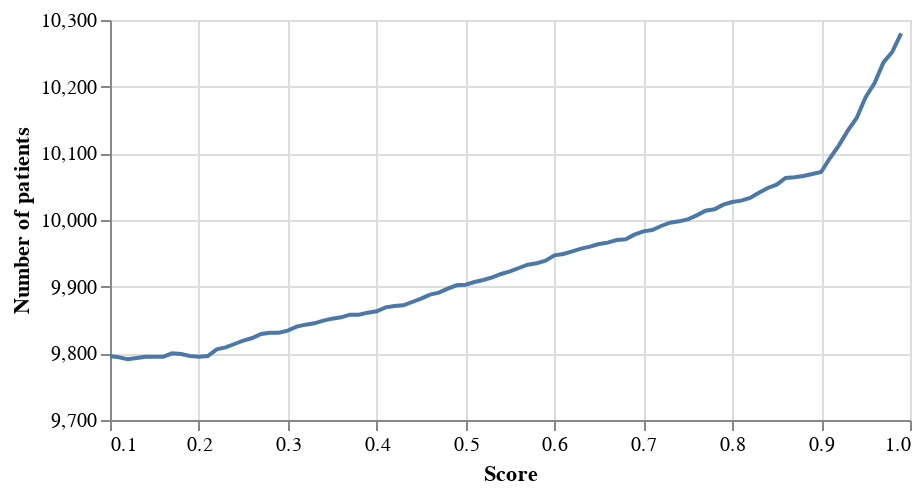

The code cell stored with this chart in its notebook:
### Markdown cell above
To find the best score to utilise on the function, we plot the number of unique patients as a function of the score

### Code cell
x = np.arange(0.1, 1.0, 0.01)
y = [deduplicate_proba(df_person, df_dedup_proba, score = a).unique_person_id.nunique() for a in x]
source = pd.DataFrame({'Score': x, 'Number of patients': y})
# Ploting result
alt.Chart(source).mark_line().encode(
    x='Score',
    y= alt.Y('Number of patients', scale=alt.Scale(domain=[9700,10300]))
).properties(height = 200)

### Figure 1 — Vega-Lite specification as saved in the notebook (floating-point values rounded to 4 significant figures)
{"config": {"view": {"continuousWidth": 400, "continuousHeight": 300}}, "data": {"name": "data-d3ec71c1ec43b0f99295de07819e3a3c"}, "mark": "line", "encoding": {"x": {"field": "Score", "type": "quantitative"}, "y": {"field": "Number of patients", "scale": {"domain": [9700, 10300]}, "type": "quantitative"}}, "height": 200, "$schema": "https://vega.github.io/schema/vega-lite/v4.17.0.json", "datasets": {"data-d3ec71c1ec43b0f99295de07819e3a3c": [{"Score": 0.1, "Number of patients": 9796}, {"Score": 0.11, "Number of patients": 9794}, {"Score": 0.12, "Number of patients": 9791}, {"Score": 0.13, "Number of patients": 9793}, {"Score": 0.14, "Number of patients": 9795}, {"Score": 0.15, "Number of patients": 9795}, {"Score": 0.16, "Number of patients": 9795}, {"Score": 0.17, "Number of patients": 9800}, {"Score": 0.18, "Number of patients": 9799}, {"Score": 0.19, "Number of patients": 9796}, {"Score": 0.2, "Number of patients": 9795}, {"Score": 0.21, "Number of patients": 9796}, {"Score": 0.22, "Number of patients": 9806}, {"Score": 0.23, "Number of patients": 9809}, {"Score": 0.24, "Number of patients": 9814}, {"Score": 0.25, "Number of patients": 9819}, {"Score": 0.26, "Number of patients": 9823}, {"Score": 0.27, "Number of patients": 9829}, {"Score": 0.28, "Number of patients": 9831}, {"Score": 0.29, "Number of patients": 9831}, {"Score": 0.3, "Number of patients": 9834}, {"Score": 0.31, "Number of patients": 9840}, {"Score": 0.32, "Number of patients": 9843}, {"Score": 0.33, "Number of patients": 9845}, {"Score": 0.34, "Number of patients": 9849}, {"Score": 0.35, "Number of patients": 9852}, {"Score": 0.36, "Number of patients": 9854}, {"Score": 0.37, "Number of patients": 9858}, {"Score": 0.38, "Number of patients": 9858}, {"Score": 0.39, "Number of patients": 9861}, {"Score": 0.4, "Number of patients": 9863}, {"Score": 0.41, "Number of patients": 9869}, {"Score": 0.42, "Number of patients": 9871}, {"Score": 0.43, "Number of patients": 9872}, {"Score": 0.44, "Number of patients": 9877}, {"Score": 0.45, "Number of patients": 9882}, {"Score": 0.46, "Number of patients": 9888}, {"Score": 0.47, "Number of patients": 9891}, {"Score": 0.48, "Number of patients": 9897}, {"Score": 0.49, "Number of patients": 9902}, {"Score": 0.5, "Number of patients": 9903}, {"Score": 0.51, "Number of patients": 9907}, {"Score": 0.52, "Number of patients": 9910}, {"Score": 0.53, "Number of patients": 9914}, {"Score": 0.54, "Number of patients": 9919}, {"Score": 0.55, "Number of patients": 9923}, {"Score": 0.56, "Number of patients": 9928}, {"Score": 0.57, "Number of patients": 9933}, {"Score": 0.58, "Number of patients": 9935}, {"Score": 0.59, "Number of patients": 9939}, {"Score": 0.6, "Number of patients": 9947}, {"Score": 0.61, "Number of patients": 9949}, {"Score": 0.62, "Number of patients": 9953}, {"Score": 0.63, "Number of patients": 9957}, {"Score": 0.64, "Number of patients": 9960}, {"Score": 0.65, "Number of patients": 9964}, {"Score": 0.66, "Number of patients": 9966}, {"Score": 0.67, "Number of patients": 9970}, {"Score": 0.68, "Number of patients": 9971}, {"Score": 0.69, "Number of patients": 9978}, {"Score": 0.7, "Number of patients": 9983}, {"Score": 0.71, "Number of patients": 9985}, {"Score": 0.72, "Number of patients": 9991}, {"Score": 0.73, "Number of patients": 9996}, {"Score": 0.74, "Number of patients": 9998}, {"Score": 0.75, "Number of patients": 10001}, {"Score": 0.76, "Number of patients": 10007}, {"Score": 0.77, "Number of patients": 10014}, {"Score": 0.78, "Number of patients": 10016}, {"Score": 0.79, "Number of patients": 10023}, {"Score": 0.8, "Number of patients": 10027}, {"Score": 0.81, "Number of patients": 10029}, {"Score": 0.82, "Number of patients": 10033}, {"Score": 0.83, "Number of patients": 10041}, {"Score": 0.84, "Number of patients": 10048}, {"Score": 0.85, "Number of patients": 10053}, {"Score": 0.86, "Number of patients": 10063}, {"Score": 0.87, "Number of patients": 10064}, {"Score": 0.88, "Number of patients": 10066}, {"Score": 0.89, "Number of patients": 10069}, {"Score": 0.9, "Number of patients": 10072}, {"Score": 0.91, "Number of patients": 10093}, {"Score": 0.92, "Number of patients": 10112}, {"Score": 0.93, "Number of patients": 10134}, {"Score": 0.94, "Number of patients": 10153}, {"Score": 0.95, "Number of patients": 10184}, {"Score": 0.96, "Number of patients": 10205}, {"Score": 0.97, "Number of patients": 10236}, {"Score": 0.98, "Number of patients": 10252}, {"Score": 0.99, "Number of patients": 10280}]}}
